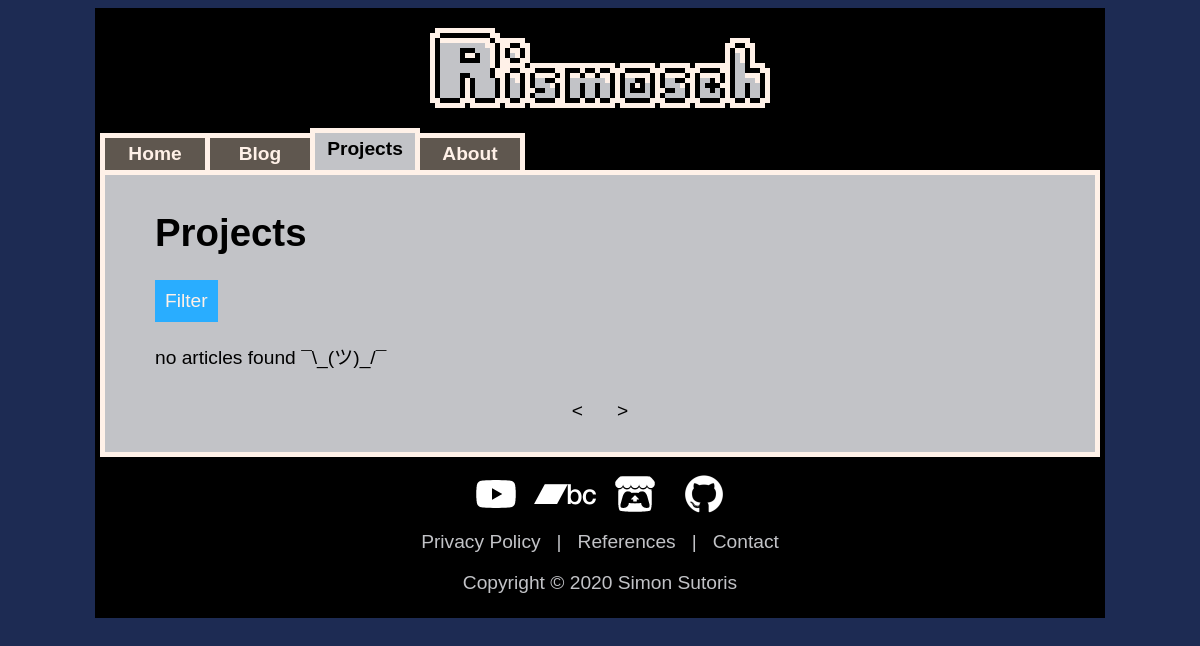
The page /website/projects.php on the database as committed earlier.
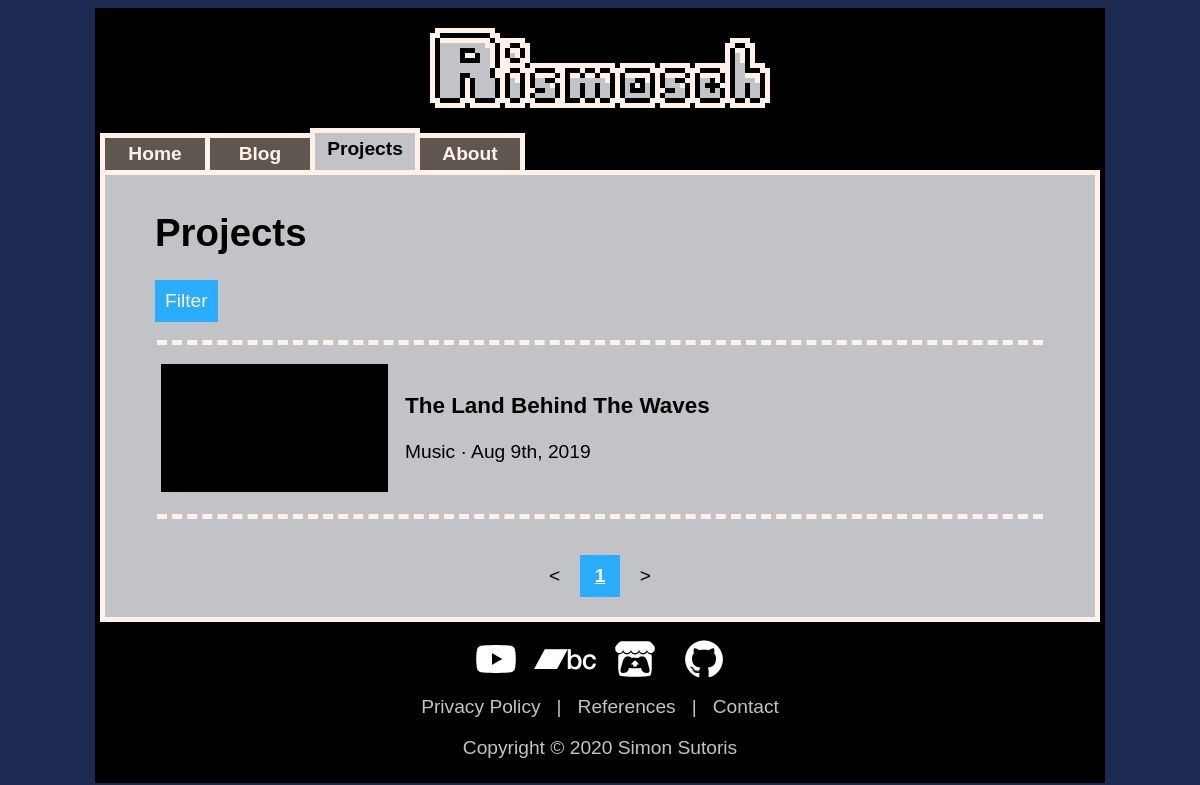
The same page on the database as committed later.
### tables this page shows
CREATE TABLE IF NOT EXISTS `Articles` (
  `id` int(11) NOT NULL AUTO_INCREMENT,
  `type_id` int(11) NOT NULL DEFAULT '0',
  `category_id` int(11) NOT NULL DEFAULT '0',
  `title` varchar(256) NOT NULL,
  `timestamp` timestamp NOT NULL DEFAULT CURRENT_TIMESTAMP,
  `link` varchar(256) DEFAULT NULL,
  `thumbnail_path` varchar(256) DEFAULT NULL,
  PRIMARY KEY (`id`),
  KEY `type_id` (`type_id`),
  KEY `category_id` (`category_id`)
);

CREATE TABLE IF NOT EXISTS `Article_Categories` (
  `id` int(11) NOT NULL,
  `name` varchar(64) NOT NULL,
  PRIMARY KEY (`id`)
);

### website/php/articles_database.php (the view, shortened to what the rows shown need)
<?php
$categoryDefault = 0;
$showDefault = 10;
$pageDefault = 1;
if(isset($_GET["ct"]))
	$category = intval($_GET["ct"]);
else
	$category = $categoryDefault;
if($category < 1 || $category > 3)
	$category = $categoryDefault;
if($category != $categoryDefault)
	$categoryFilterString = "Article_Categories.id = " . $category;
else
	$categoryFilterString = "true";
if(isset($_GET["ls"]))
	$show = intval($_GET["ls"]);
else
	$show = $showDefault;
if(isset($_GET["pg"]))
	$page = intval($_GET["pg"]);
else
	$page = $pageDefault;
$offset = ($page - 1) * $show;
$sqlArticles ="
SELECT
	Articles.id AS id,
	Article_Types.name AS type,
	Article_Categories.name AS category,
	Articles.title AS title,
	Articles.timestamp AS timestamp,
	Articles.link AS link,
	Articles.thumbnail_path AS thumbnail_path
FROM
	Articles,
	Article_Categories,
	Article_Types
WHERE
	Articles.category_id = Article_Categories.id AND
	Articles.type_id = Article_Types.id AND
	Articles.type_id = {$article_type_id} AND
	{$categoryFilterString}
ORDER BY
	Articles.timestamp
LIMIT
	{$offset},
	{$show}
";
function printArticles($dbConn, $pageName)
{
	global
		$isMobile,
		$sqlArticles;
	$result = mysqli_query($dbConn,$sqlArticles);
	$numRows = mysqli_num_rows($result);
	if($numRows > 0)
	{
		echo "
			<table style=\"width: 100%;\">
				<tr class=\"row_empty\"><td></td></tr>
				<tr class=\"row_empty row_devider\"><td></td></tr>
		";
		while($row = mysqli_fetch_assoc($result))
		{
			$timestamp = strtotime($row['timestamp']);
			$newTimestampFormat = date('M jS, Y',$timestamp);
			if(!is_null($row['link']))
				$link = $row['link'];
			else
				$link = "https://www.rismosch.com/article?id={$row['id']}";
			if(!is_null($row['thumbnail_path']))
				$thumbnail = $row['thumbnail_path'];
			else
				$thumbnail = "https://www.rismosch.com/articles/{$row['id']}/thumbnail.png";
			echo
			"<tr><td><a title=\"{$row['title']}\" href=\"{$link}\" class=\"articles_entry_link\">
				<div class=\"articles_mobile\">
					<table class=\"articles_entry\">
						<tr>
							<td>
								<div class=\"articles_thumbnail_wrapper_outside\">
									<div class=\"articles_thumbnail_wrapper_inside\">
										<img
											class=\"articles_thumbnail\"
											src=\"{$thumbnail}\"
											onerror=\"this.onerror=null; this.src='assets/thumbnails/default.png'\"
											alt=\"\"
											\">
									</div>
								</div>
							</td>
						</tr>
						<tr>
							<td>
								<div class=\"articles_thumbnail_information\">
									<h3>{$row['title']}</h3>
									<p>{$row['category']} &#183; {$newTimestampFormat}</p>
								</div>
							</td>
						</tr>
					</table>
				</div>
				<div class=\"articles_desktop\">
					<table class=\"articles_entry\">
						<tr>
							<td class=\"articles_thumbnail_row_desktop\">
								<div class=\"articles_thumbnail_wrapper\">
									<img
										class=\"articles_thumbnail\"
										src=\"{$thumbnail}\"
										onerror=\"this.onerror=null; this.src='assets/thumbnails/default.png'\"
										alt=\"\"
										\">
								</div>
							</td>
							<td>
								<div class=\"articles_thumbnail_information\">
									<h3>{$row['title']}</h3>
									<br>
									<p>{$row['category']} &#183; {$newTimestampFormat}</p>
								</div>
							</td>
						</tr>
					</table>
				</div>
				</a></td></tr>
				<tr class=\"row_empty\"><td></td></tr>
				<tr class=\"row_empty row_devider\"><td></td></tr>
				";
		}
		echo "
			</table>
		";
	}
	else
	{
		echo "<p>no articles found &#175;&#92;&#95;&#40;&#12484;&#41;&#95;&#47;&#175;</p>";
	}
}
?>

Rows that differ between the two databases and show on the page:
added articles: title "The Land Behind The Waves", category.name "Music", timestamp "Aug 9th, 2019"
Other text that changed with them:
new list line: "1"
text no longer shown: "no articles found ¯\\_(ツ)_/¯"
